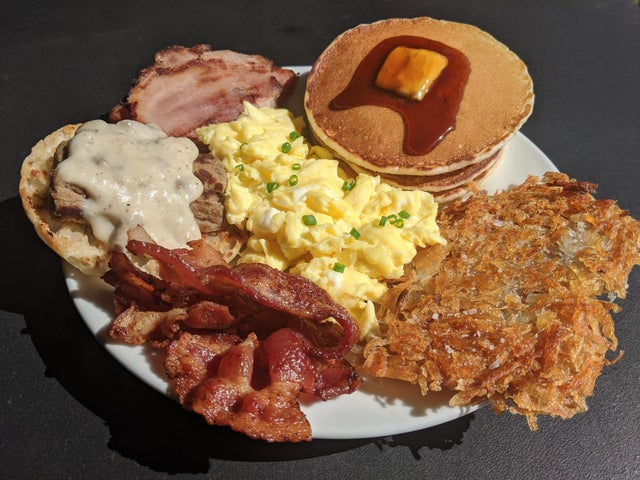
#> input picture experiments/circle/amogus/0pbx60g1uwm71.jpg, 640 x 480 px; its folder holds only this picture in this run
$ python amogitech.py
#> lines starting #> are read from the running program, lines starting #| are printed output that depends on the picture; after the words box and inside, x2 and y2 are one past the last pixel; in counts of white or black regions, pixels touching at a corner belong together
import os
import cv2
import numpy as np

for root, dirs, files in os.walk( "amogus" ):
	for file in files:
		raw = cv2.imread( os.path.join( root, file ) )
#> raw is the input picture: shape (480, 640, 3); mean B, G, R 64.8, 91.1, 121.7

		edge = cv2.cvtColor( raw, cv2.COLOR_BGR2GRAY )
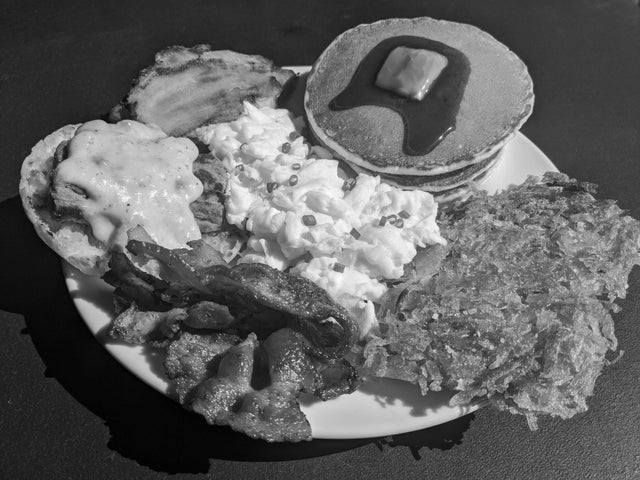
#> edge: shape (480, 640); min 0, max 251, mean 97.3

		edge = cv2.GaussianBlur( edge, ( 5, 5 ), 0 )
		edge = cv2.medianBlur( edge, 5 )

		edge = cv2.adaptiveThreshold( edge, 255, cv2.ADAPTIVE_THRESH_GAUSSIAN_C, cv2.THRESH_BINARY, 11, 3.5 )
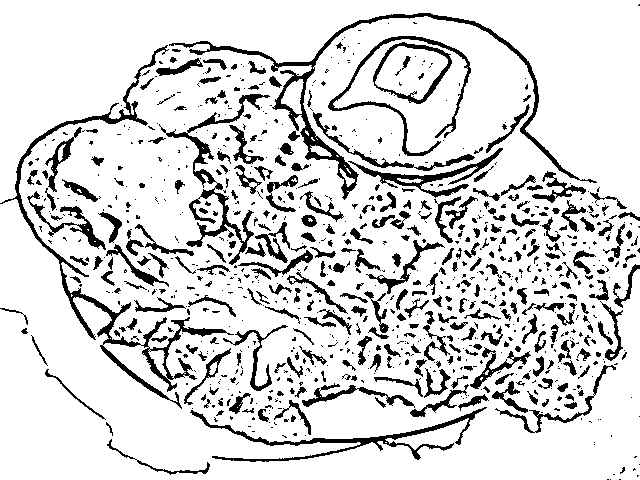
#> edge: shape (480, 640); 84.7% white; 892 black regions (577 under 20 px), largest, box (x1, y1, x2, y2) and area: (0, 45, 234, 409) 4123, (169, 13, 597, 200) 3742, (159, 94, 270, 265) 2164

		kernel = np.ones( ( 5, 5 ), np.uint8 )

		edge = cv2.erode( edge, kernel, iterations = 1 )
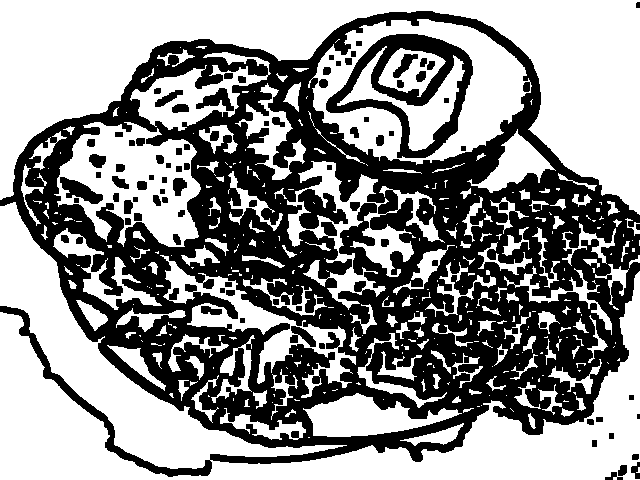
#> edge: shape (480, 640); 56.7% white; 87 black regions (1 under 20 px), largest, box (x1, y1, x2, y2) and area: (0, 11, 640, 477) 120547, (326, 34, 473, 158) 5571, (298, 189, 348, 229) 1116

		edge = cv2.dilate( edge, kernel, iterations = 1 )
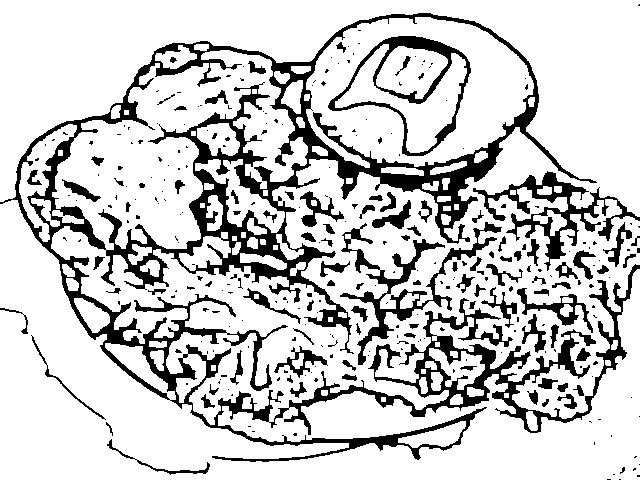
#> edge: shape (480, 640); 80.2% white; 308 black regions (211 under 20 px)

		cv2.imshow("Detected Circle", edge)
		cv2.waitKey(0)

		contours, hierarchy = cv2.findContours(edge, cv2.RETR_TREE, cv2.CHAIN_APPROX_SIMPLE)
#> contours = 445 contours, 247 with area under 20; largest, box (x1, y1, x2, y2) and area: (0, 0, 640, 480) 213530, (306, 17, 534, 168) 25588, (327, 35, 472, 157) 9914, (335, 44, 467, 153) 4311, (339, 221, 503, 366) 3636

		idx = 0

		ellipse_list = []
		contour_list = []
		for contour in contours:
			if hierarchy[0, idx, 3] != -1:
				contour = cv2.convexHull( contour )
				approx = cv2.approxPolyDP( contour, 0.001*cv2.arcLength( contour,True ), True )

				p = cv2.arcLength( approx, True )
				a = cv2.contourArea( approx )

				if ( ( 4 * np.pi * a / p / p ) > 0.84 ) and a > 100:
					contour_list.append( approx )
					ellipse_list.append( cv2.fitEllipse( approx ) )

			idx += 1
#> this loop made 445 passes
#> (approx, p, a) on passes 80, 95, 97, 98, 100, 101, 102, 103, 105, 106, 107: ([[206, 130], [207, 129], [208, 130], [207, 131]], 5.66, 2), ([[462, 148], [463, 147], [464, 148], [463, 149]], 5.66, 2), ([[355, 135], [356, 134], [357, 135], [356, 136]], 5.66, 2), ([[390, 133], [391, 132], [392, 133], [391, 134]], 5.66, 2), ([[365, 119], [366, 118], [367, 119], [366, 120]], 5.66, 2), ([[311, 110], [312, 109], [313, 110], [312, 111]], 5.66, 2), ([[310, 109], [311, 108], [312, 109], [311, 110]], 5.66, 2), ([[311, 85], [312, 84], [313, 85], [312, 86]], 5.66, 2), ([[312, 82], [313, 81], [314, 82], [313, 83]], 5.66, 2), ([[323, 80], [326, 83], [323, 86], [320, 83]], 16.97, 18), ([[313, 81], [314, 80], [315, 81], [314, 82]], 5.66, 2)
#> (p, a) on passes 17, 18, 19, 40, 62, 63: (12.49, 10), (39.94, 78), (7.66, 4), (9.66, 6), (23.29, 35.5), (42.98, 118)
#> after the loop, contour_list = 12 contours; largest, box (x1, y1, x2, y2) and area: (327, 35, 472, 157) 11871, (335, 44, 467, 153) 9566, (376, 46, 448, 99) 2552, (340, 227, 381, 274) 1256, (299, 190, 345, 228) 1194; ellipse_list = 12 items; idx = 445

		cv2.drawContours( edge, contour_list, 0, ( 255, 0, 0 ), 3 )
#> edge: shape (480, 640); 80.2% white; 308 black regions (211 under 20 px), largest, box (x1, y1, x2, y2) and area: (0, 13, 640, 462) 40686, (340, 222, 502, 365) 3374, (473, 171, 640, 271) 3360
		cv2.imshow( "Detected Circle", edge )
		cv2.waitKey(0)

		blank_image = np.zeros( raw.shape, np.uint8 )

		ellipse_depth = []

		count = 0

		ellipse_copy = raw.copy()
		for ellipse in ellipse_list:
			cv2.ellipse( ellipse_copy, ellipse, ( 0, 255, 0 ), 3 )
#> this loop made 12 passes
#> ellipse on passes 1 to 12: ((35.27, 178), (17.71, 18.87), 69.44), ((402.1, 97.02), (118.7, 151.3), 66.34), ((411.8, 72.39), (53.79, 72.82), 82.43), ((401, 98.83), (108.7, 147.2), 50.8), ((567.3, 400.6), (14.57, 22.21), 118.1), ((298.4, 389.3), (15.86, 18.55), 58.14), ((583.2, 354.7), (12.4, 20), 39.49), ((533.5, 333.6), (27.18, 40.59), 176), ((566, 310), (12.21, 13.13), 43.33), ((585.5, 264.1), (25.74, 31.34), 156.9), ((360.3, 251.4), (34.25, 53.79), 145.2), ((318.5, 210.7), (37.37, 50.59), 111.3)
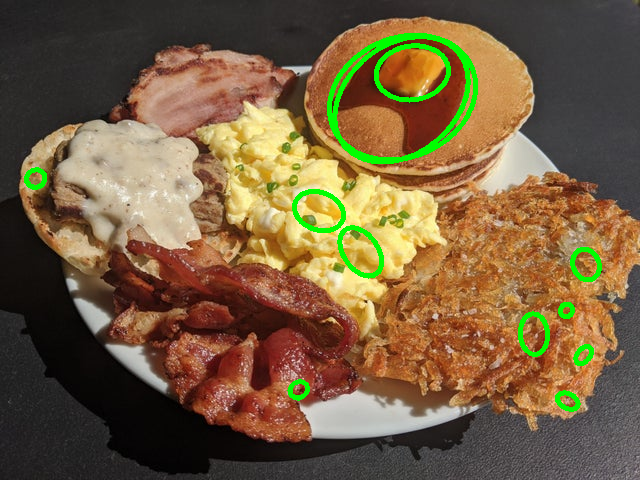
#> ellipse_copy: shape (480, 640, 3); 2.66% of pixels changed, all inside (x1, y1, x2, y2) = (24, 33, 602, 412)
		cv2.imshow( "Detected Circle", ellipse_copy )
		cv2.waitKey(0)

		for ellipse1 in ellipse_list:
			layer = 0
			for ellipse2 in ellipse_list:
				if ellipse1 == ellipse2:
					continue
				radius1 = max( ellipse1[1] ) / 2.0
				radius2 = max( ellipse2[1] ) / 2.0
				x = ellipse1[0][0] - ellipse2[0][0]
				y = ellipse1[0][1] - ellipse2[0][1]
				if np.sqrt( x * x + y * y ) < radius2 and radius1 < radius2:
					layer += 1
			if layer + 1 > len( ellipse_depth ):
				for _ in range( layer + 1 - len( ellipse_depth ) ):
					ellipse_depth.append( [] )
			ellipse_depth[layer].append( ellipse1 )
#> this loop made 12 passes
#> after the loop, ellipse_depth = 3 items

		if len( ellipse_depth ) > 0:
			ellipse_depth = ellipse_depth[-1]
#> ellipse_depth = [((411.8, 72.39), (53.79, 72.82), 82.43)]
			ellipse_depth.sort( key = lambda x : max( x[1] ), reverse = True )
			cv2.ellipse( raw, ellipse_depth[0], ( 0, 0, 255 ), 3 )
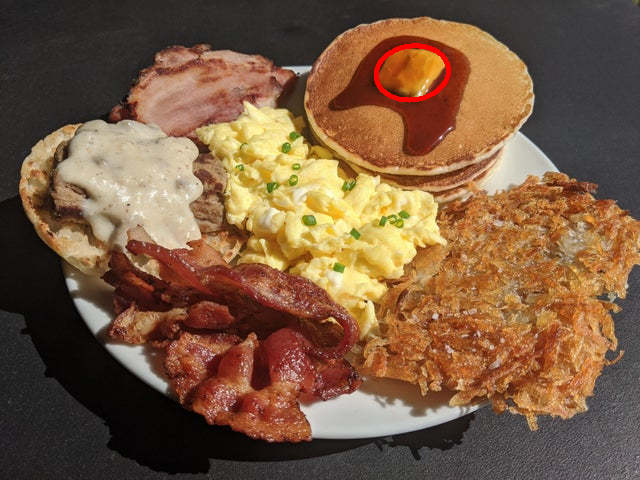
#> raw: shape (480, 640, 3); 0.32% of pixels changed, all inside (x1, y1, x2, y2) = (374, 43, 451, 103)

		cv2.imshow( "Detected Circle", raw )
		cv2.waitKey(0)

$ run again, on experiments/circle/amogus/272269789_758263478910882_8371936274854153652_n.png
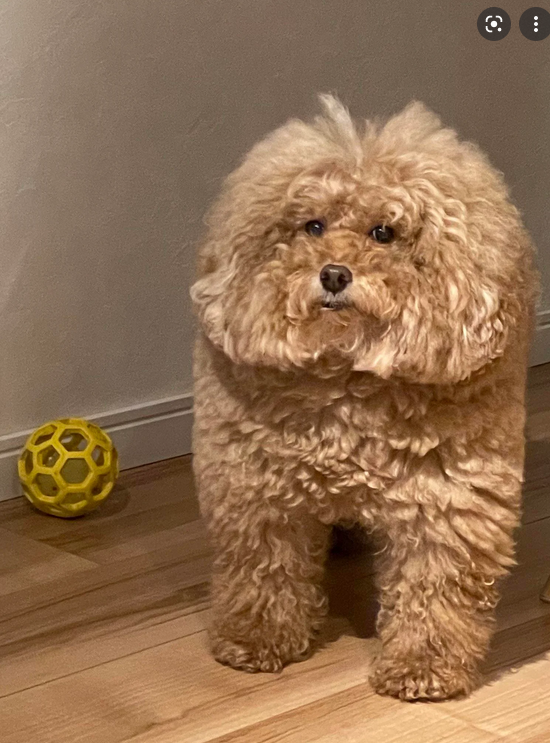
#> input picture experiments/circle/amogus/272269789_758263478910882_8371936274854153652_n.png, 550 x 743 px
#> raw is the input picture: shape (743, 550, 3); mean B, G, R 79.7, 110.2, 144.1
#> `edge = cv2.dilate( edge, kernel, iterations = 1 )`:
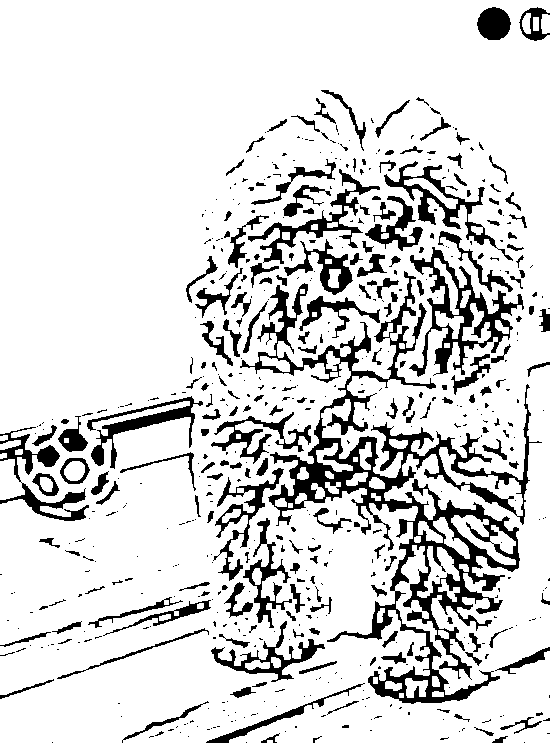
#> edge: shape (743, 550); 84.9% white; 576 black regions (379 under 20 px)
#> contours = 768 contours, 475 with area under 20; largest, box (x1, y1, x2, y2) and area: (0, 0, 550, 743) 401760, (239, 282, 543, 680) 26074, (408, 246, 525, 378) 5778, (326, 590, 501, 705) 3952, (383, 160, 498, 249) 2644
#> the loop `for contour in contours:` made 768 passes
#> (approx, p, a) on passes 11, 12, 14, 16, 17, 18, 19: ([[447, 737], [448, 736], [449, 737], [448, 738]], 5.66, 2), ([[148, 737], [149, 736], [150, 737], [149, 738]], 5.66, 2), ([[187, 736], [188, 735], [189, 736], [188, 737]], 5.66, 2), ([[278, 733], [279, 732], [280, 733], [279, 734]], 5.66, 2), ([[179, 732], [180, 731], [181, 732], [180, 733]], 5.66, 2), ([[458, 731], [459, 730], [460, 731], [459, 732]], 5.66, 2), ([[284, 731], [285, 730], [286, 731], [285, 732]], 5.66, 2)
#> after the loop `for contour in contours:`: contour_list = 16 contours; largest, box (x1, y1, x2, y2) and area: (239, 282, 543, 680) 80568, (408, 246, 525, 378) 11070, (283, 238, 354, 296) 2744, (364, 195, 424, 252) 2200, (476, 6, 512, 41) 932; ellipse_list = 16 items; idx = 768
#> the loop `for ellipse in ellipse_list:` made 16 passes
#> ellipse on passes 1 to 8: ((238.5, 600.2), (30.13, 36.19), 18.52), ((45.54, 484), (21.08, 30.4), 125.9), ((45.97, 483.6), (11.61, 17.26), 146.5), ((74.58, 470.3), (28.66, 30.89), 58.31), ((74.33, 470.5), (19.06, 21.76), 52.07), ((75.28, 434), (32.07, 39.25), 31.37), ((376.5, 358.2), (11.58, 14.84), 157.5), ((398.7, 464.1), (285.7, 432.2), 157.5)
#> the loop `for ellipse1 in ellipse_list:` made 16 passes
#> after the loop `for ellipse1 in ellipse_list:`: ellipse_depth = 2 items
#> `ellipse_depth = ellipse_depth[-1]`: ellipse_depth = 9 items
#> `cv2.ellipse( raw, ellipse_depth[0], ( 0, 0, 255 ), 3 )`:
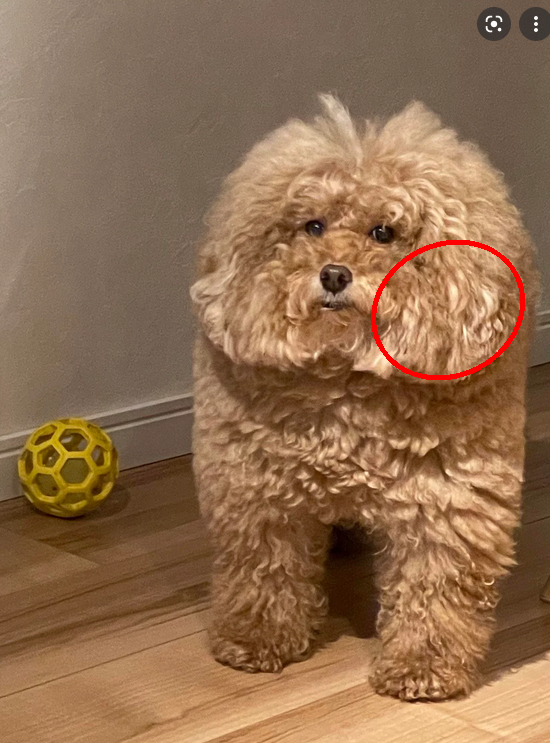
#> raw: shape (743, 550, 3); 0.55% of pixels changed, all inside (x1, y1, x2, y2) = (371, 240, 525, 380)
